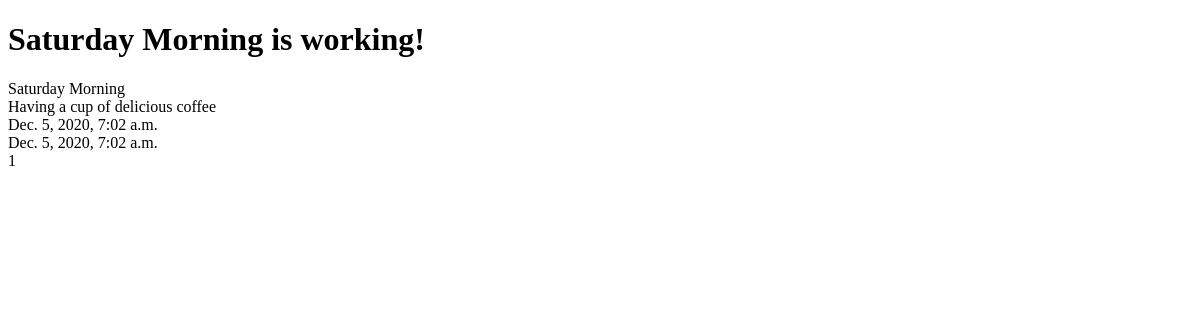
The page /posts/1 on the database as committed earlier.
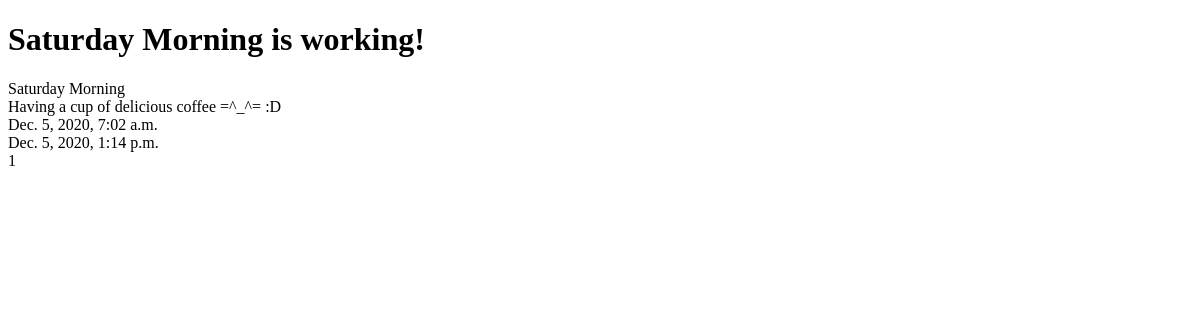
The same page on the database as committed later.
### posts/models.py (models this page shows, shortened)
class Post(models.Model):
    title = models.CharField(max_length=120)
    content = models.TextField()
    updated = models.DateTimeField(auto_now=True, auto_now_add=False)
    timestamp = models.DateTimeField(auto_now=False, auto_now_add=True)

### posts/views.py (the view)
# urls.py: path('<int:id>', posts_detail, name='posts_detail'),
def posts_detail(request, id=None):
    instance = Post.objects.get(id=id)
    context_data = {
        'title': instance.title,
        'instance': instance,
    }
    return render(request, 'post_detail.html', context_data)

### TEMPLATES/post_detail.html (shortened to what this page needs)
<!DOCTYPE html>
<html lang="en">
<head>
</head>
<body>
<body>
    <h1>{{ title }} is working!</h1>
    {{ instance.title }}<br/>
    {{ instance.content }}<br/>
    {{ instance.timestamp }}<br/>
    {{ instance.updated }}<br/>
    {{ instance.id }}<br/>
</body>
</body>
</html>

Rows that differ between the two databases and show on the page:
changed Post "Saturday Morning": content "Having a cup of delicious coffee" → "Having a cup of delicious coffee =^_^= :D"; updated "Dec. 5, 2020, 7:02 a.m." → "Dec. 5, 2020, 1:14 p.m."
